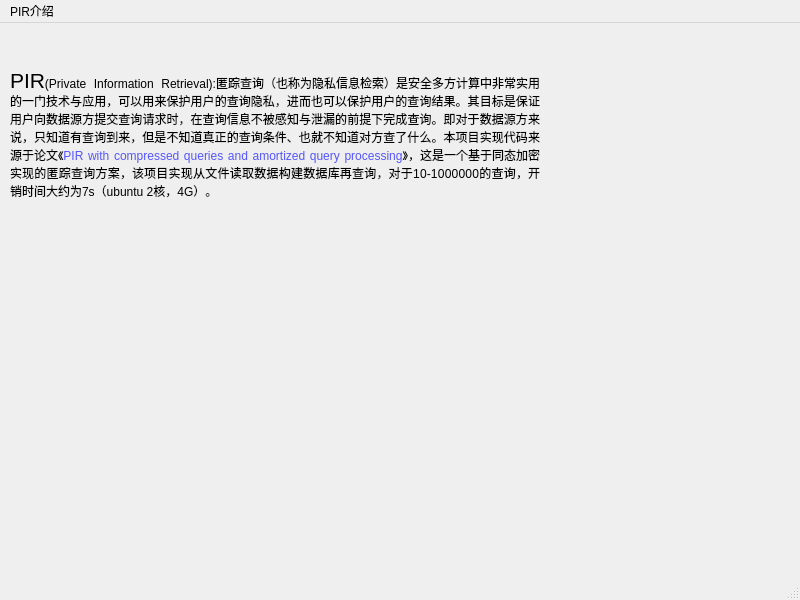
<?xml version="1.0" encoding="UTF-8"?>
<ui version="4.0">
 <class>page10</class>
 <widget class="QMainWindow" name="page10">
  <property name="geometry">
   <rect>
    <x>0</x>
    <y>0</y>
    <width>800</width>
    <height>600</height>
   </rect>
  </property>
  <property name="windowTitle">
   <string>MainWindow</string>
  </property>
  <widget class="QWidget" name="centralwidget">
   <widget class="QLabel" name="label">
    <property name="geometry">
     <rect>
      <x>10</x>
      <y>5</y>
      <width>530</width>
      <height>212</height>
     </rect>
    </property>
    <property name="text">
     <string>&lt;html&gt;&lt;head/&gt;&lt;body&gt;&lt;p align=&quot;justify&quot;&gt;&lt;span style=&quot; font-size:16pt;&quot;&gt;PIR&lt;/span&gt;(Private Information Retrieval):匿踪查询（也称为隐私信息检索）是安全多方计算中非常实用的一门技术与应用，可以用来保护用户的查询隐私，进而也可以保护用户的查询结果。其目标是保证用户向数据源方提交查询请求时，在查询信息不被感知与泄漏的前提下完成查询。即对于数据源方来说，只知道有查询到来，但是不知道真正的查询条件、也就不知道对方查了什么。本项目实现代码来源于论文《&lt;span style=&quot; color:#5555ff;&quot;&gt;PIR with compressed queries and amortized query processing&lt;/span&gt;》，这是一个基于同态加密实现的匿踪查询方案，该项目实现从文件读取数据构建数据库再查询，对于10-1000000的查询，开销时间大约为7s（ubuntu 2核，4G）。 &lt;/p&gt;&lt;/body&gt;&lt;/html&gt;</string>
    </property>
    <property name="wordWrap">
     <bool>true</bool>
    </property>
   </widget>
  </widget>
  <widget class="QMenuBar" name="menubar">
   <property name="geometry">
    <rect>
     <x>0</x>
     <y>0</y>
     <width>800</width>
     <height>29</height>
    </rect>
   </property>
   <widget class="QMenu" name="menuPIR">
    <property name="title">
     <string>PIR介绍</string>
    </property>
   </widget>
   <addaction name="menuPIR"/>
  </widget>
  <widget class="QStatusBar" name="statusbar"/>
 </widget>
 <resources/>
 <connections/>
</ui>
